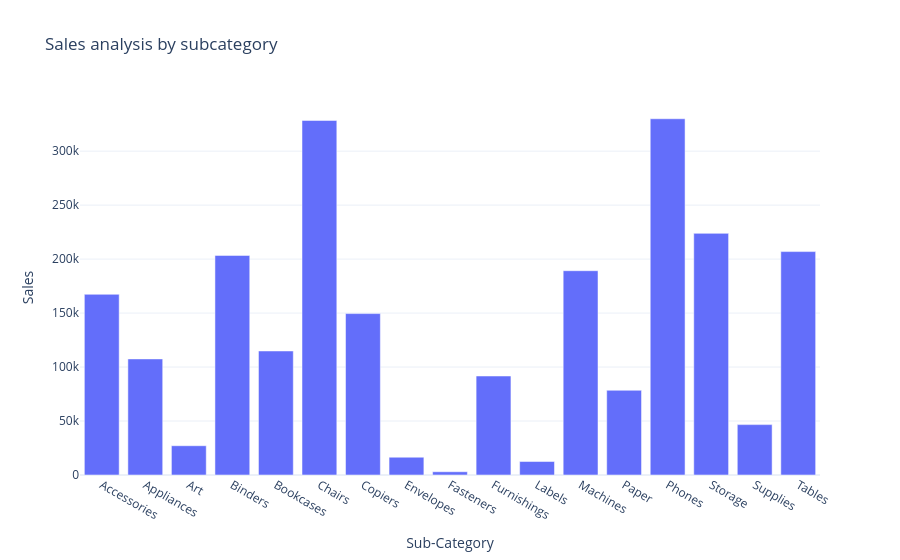

The notebook cell this image was saved under:
### Code cell
fig = px.bar(sales_by_subcategory, x='Sub-Category', y='Sales', title="Sales analysis by subcategory")
fig.show()

### Figure 1 — Plotly figure (JSON) as saved in the notebook; plotly's stock layout.template omitted (floating-point values rounded to 4 significant figures)
{"data": [{"hovertemplate": "Sub-Category=%{x}<br>Sales=%{y}<extra></extra>", "legendgroup": "", "marker": {"color": "#636efa", "pattern": {"shape": ""}}, "name": "", "orientation": "v", "showlegend": false, "textposition": "auto", "type": "bar", "x": ["Accessories", "Appliances", "Art", "Binders", "Bookcases", "Chairs", "Copiers", "Envelopes", "Fasteners", "Furnishings", "Labels", "Machines", "Paper", "Phones", "Storage", "Supplies", "Tables"], "xaxis": "x", "y": [167400.0, 107500.0, 27120.0, 203400.0, 114900.0, 328400.0, 149500.0, 16480.0, 3024.0, 91710.0, 12490.0, 189200.0, 78480.0, 330000.0, 223800.0, 46670.0, 207000.0], "yaxis": "y"}], "layout": {"barmode": "relative", "legend": {"tracegroupgap": 0}, "title": {"text": "Sales analysis by subcategory"}, "xaxis": {"anchor": "y", "domain": [0, 1], "title": {"text": "Sub-Category"}}, "yaxis": {"anchor": "x", "domain": [0, 1], "title": {"text": "Sales"}}}}
